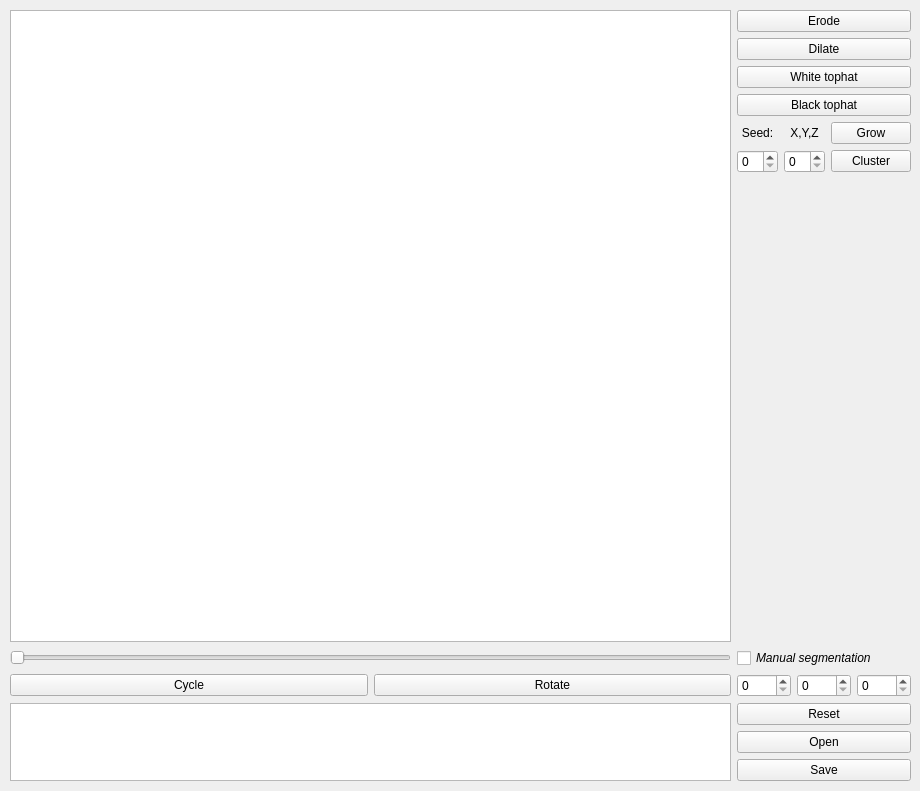
<?xml version="1.0" encoding="UTF-8"?>
<ui version="4.0">
 <class>Form</class>
 <widget class="QWidget" name="Form">
  <property name="geometry">
   <rect>
    <x>0</x>
    <y>0</y>
    <width>920</width>
    <height>791</height>
   </rect>
  </property>
  <property name="windowTitle">
   <string>Form</string>
  </property>
  <widget class="QWidget" name="layoutWidget">
   <property name="geometry">
    <rect>
     <x>10</x>
     <y>10</y>
     <width>901</width>
     <height>771</height>
    </rect>
   </property>
   <layout class="QGridLayout" name="gridLayout">
    <item row="14" column="2">
     <widget class="QCheckBox" name="Manual">
      <property name="sizePolicy">
       <sizepolicy hsizetype="Maximum" vsizetype="Fixed">
        <horstretch>0</horstretch>
        <verstretch>0</verstretch>
       </sizepolicy>
      </property>
      <property name="font">
       <font>
        <italic>true</italic>
       </font>
      </property>
      <property name="text">
       <string>Manual segmentation</string>
      </property>
     </widget>
    </item>
    <item row="5" column="2">
     <layout class="QHBoxLayout" name="horizontalLayout_cluster">
      <item>
       <widget class="QSpinBox" name="c_thresh"/>
      </item>
      <item>
       <widget class="QSpinBox" name="c_size"/>
      </item>
      <item>
       <widget class="QPushButton" name="Cluster">
        <property name="text">
         <string>Cluster</string>
        </property>
       </widget>
      </item>
     </layout>
    </item>
    <item row="16" column="2">
     <layout class="QHBoxLayout" name="horizontalLayout_browser">
      <item>
       <widget class="QSpinBox" name="cursorBrowserX"/>
      </item>
      <item>
       <widget class="QSpinBox" name="cursorBrowserY"/>
      </item>
      <item>
       <widget class="QSpinBox" name="cursorBrowserZ"/>
      </item>
     </layout>
    </item>
    <item row="16" column="0">
     <widget class="QPushButton" name="Cycle">
      <property name="text">
       <string>Cycle</string>
      </property>
     </widget>
    </item>
    <item row="3" column="2">
     <widget class="QPushButton" name="Black_tophat">
      <property name="text">
       <string>Black tophat</string>
      </property>
     </widget>
    </item>
    <item row="16" column="1">
     <widget class="QPushButton" name="Rotate">
      <property name="text">
       <string>Rotate</string>
      </property>
     </widget>
    </item>
    <item row="0" column="2">
     <widget class="QPushButton" name="Erode">
      <property name="text">
       <string>Erode</string>
      </property>
     </widget>
    </item>
    <item row="0" column="0" rowspan="14" colspan="2">
     <widget class="GraphicsView" name="graphicsView"/>
    </item>
    <item row="1" column="2">
     <widget class="QPushButton" name="Dilate">
      <property name="text">
       <string>Dilate</string>
      </property>
     </widget>
    </item>
    <item row="14" column="0" colspan="2">
     <widget class="QSlider" name="horizontalSlider">
      <property name="orientation">
       <enum>Qt::Horizontal</enum>
      </property>
     </widget>
    </item>
    <item row="2" column="2">
     <widget class="QPushButton" name="White_tophat">
      <property name="text">
       <string>White tophat</string>
      </property>
     </widget>
    </item>
    <item row="19" column="2">
     <widget class="QPushButton" name="Save">
      <property name="text">
       <string>Save</string>
      </property>
     </widget>
    </item>
    <item row="4" column="2">
     <layout class="QHBoxLayout" name="horizontalLayout_grow">
      <item>
       <widget class="QLabel" name="Seed">
        <property name="text">
         <string>Seed:</string>
        </property>
        <property name="alignment">
         <set>Qt::AlignCenter</set>
        </property>
       </widget>
      </item>
      <item>
       <widget class="QLabel" name="Coordns">
        <property name="text">
         <string>X,Y,Z</string>
        </property>
        <property name="alignment">
         <set>Qt::AlignCenter</set>
        </property>
       </widget>
      </item>
      <item>
       <widget class="QPushButton" name="Grow">
        <property name="text">
         <string>Grow</string>
        </property>
       </widget>
      </item>
     </layout>
    </item>
    <item row="6" column="2" rowspan="8">
     <spacer name="verticalSpacer">
      <property name="orientation">
       <enum>Qt::Vertical</enum>
      </property>
      <property name="sizeHint" stdset="0">
       <size>
        <width>20</width>
        <height>40</height>
       </size>
      </property>
     </spacer>
    </item>
    <item row="18" column="2">
     <widget class="QPushButton" name="Open">
      <property name="text">
       <string>Open</string>
      </property>
     </widget>
    </item>
    <item row="17" column="0" rowspan="3" colspan="2">
     <widget class="QListWidget" name="File_names"/>
    </item>
    <item row="17" column="2">
     <widget class="QPushButton" name="Reset">
      <property name="text">
       <string>Reset</string>
      </property>
     </widget>
    </item>
   </layout>
  </widget>
  <zorder>layoutWidget</zorder>
  <zorder>Cycle_2</zorder>
 </widget>
 <customwidgets>
  <customwidget>
   <class>GraphicsView</class>
   <extends>QGraphicsView</extends>
   <header>..widgets.GraphicsView</header>
  </customwidget>
 </customwidgets>
 <resources/>
 <connections/>
</ui>
